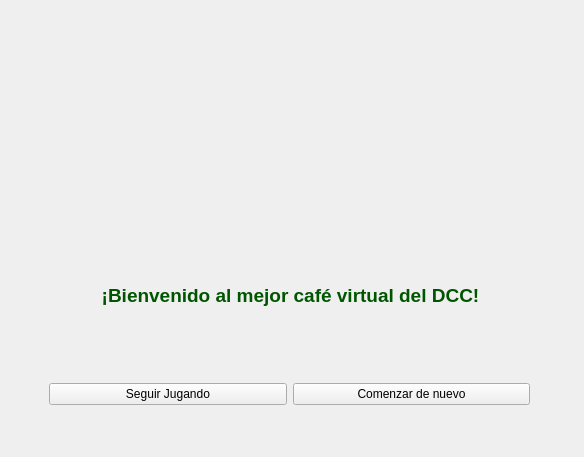
<?xml version="1.0" encoding="UTF-8"?>
<ui version="4.0">
 <class>Form</class>
 <widget class="QWidget" name="Form">
  <property name="geometry">
   <rect>
    <x>0</x>
    <y>0</y>
    <width>584</width>
    <height>457</height>
   </rect>
  </property>
  <property name="windowTitle">
   <string>Form</string>
  </property>
  <widget class="QLabel" name="Logo">
   <property name="geometry">
    <rect>
     <x>120</x>
     <y>100</y>
     <width>341</width>
     <height>131</height>
    </rect>
   </property>
   <property name="text">
    <string/>
   </property>
   <property name="pixmap">
    <pixmap>sprites/otros/logo_negro.png</pixmap>
   </property>
   <property name="scaledContents">
    <bool>true</bool>
   </property>
  </widget>
  <widget class="QLabel" name="labelincial">
   <property name="geometry">
    <rect>
     <x>40</x>
     <y>250</y>
     <width>501</width>
     <height>91</height>
    </rect>
   </property>
   <property name="text">
    <string>&lt;html&gt;&lt;head/&gt;&lt;body&gt;&lt;p align=&quot;center&quot;&gt;&lt;span style=&quot; font-size:14pt; font-weight:600; color:#005500;&quot;&gt;¡Bienvenido al mejor café virtual del DCC!&lt;/span&gt;&lt;/p&gt;&lt;/body&gt;&lt;/html&gt;</string>
   </property>
  </widget>
  <widget class="QWidget" name="horizontalLayoutWidget">
   <property name="geometry">
    <rect>
     <x>49</x>
     <y>349</y>
     <width>481</width>
     <height>91</height>
    </rect>
   </property>
   <layout class="QHBoxLayout" name="horizontalLayout">
    <item>
     <widget class="QPushButton" name="seguir_jugando">
      <property name="text">
       <string>Seguir Jugando</string>
      </property>
     </widget>
    </item>
    <item>
     <widget class="QPushButton" name="comenzar_de_nuevo">
      <property name="text">
       <string>Comenzar de nuevo</string>
      </property>
      <property name="autoDefault">
       <bool>false</bool>
      </property>
     </widget>
    </item>
   </layout>
  </widget>
 </widget>
 <resources/>
 <connections>
  <connection>
   <sender>comenzar_de_nuevo</sender>
   <signal>clicked()</signal>
   <receiver>Form</receiver>
   <slot>new_game()</slot>
   <hints>
    <hint type="sourcelabel">
     <x>410</x>
     <y>393</y>
    </hint>
    <hint type="destinationlabel">
     <x>291</x>
     <y>246</y>
    </hint>
   </hints>
  </connection>
  <connection>
   <sender>seguir_jugando</sender>
   <signal>clicked()</signal>
   <receiver>Form</receiver>
   <slot>continue_game()</slot>
   <hints>
    <hint type="sourcelabel">
     <x>167</x>
     <y>393</y>
    </hint>
    <hint type="destinationlabel">
     <x>291</x>
     <y>246</y>
    </hint>
   </hints>
  </connection>
 </connections>
 <slots>
  <slot>continue_game()</slot>
  <slot>new_game()</slot>
 </slots>
</ui>
